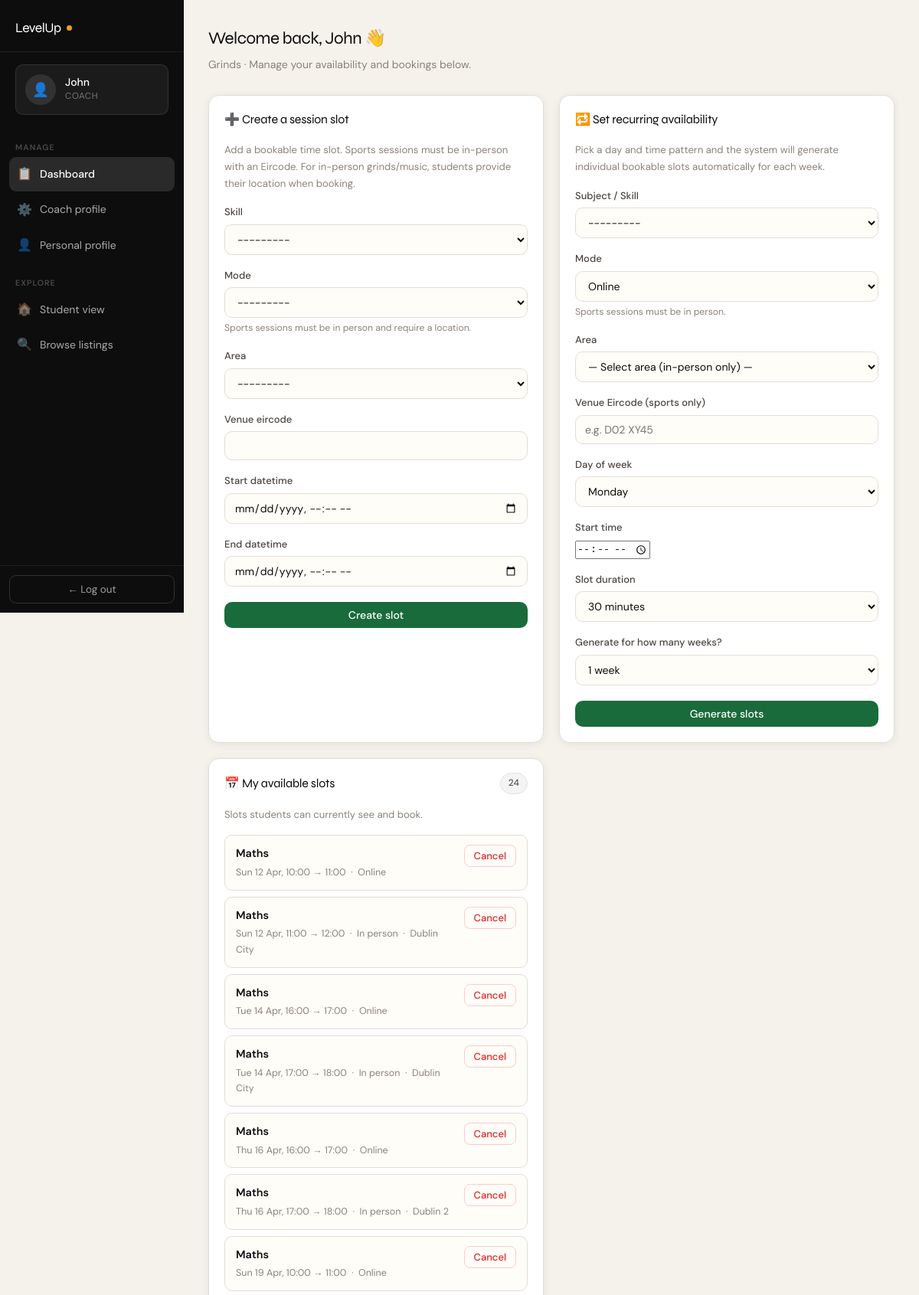
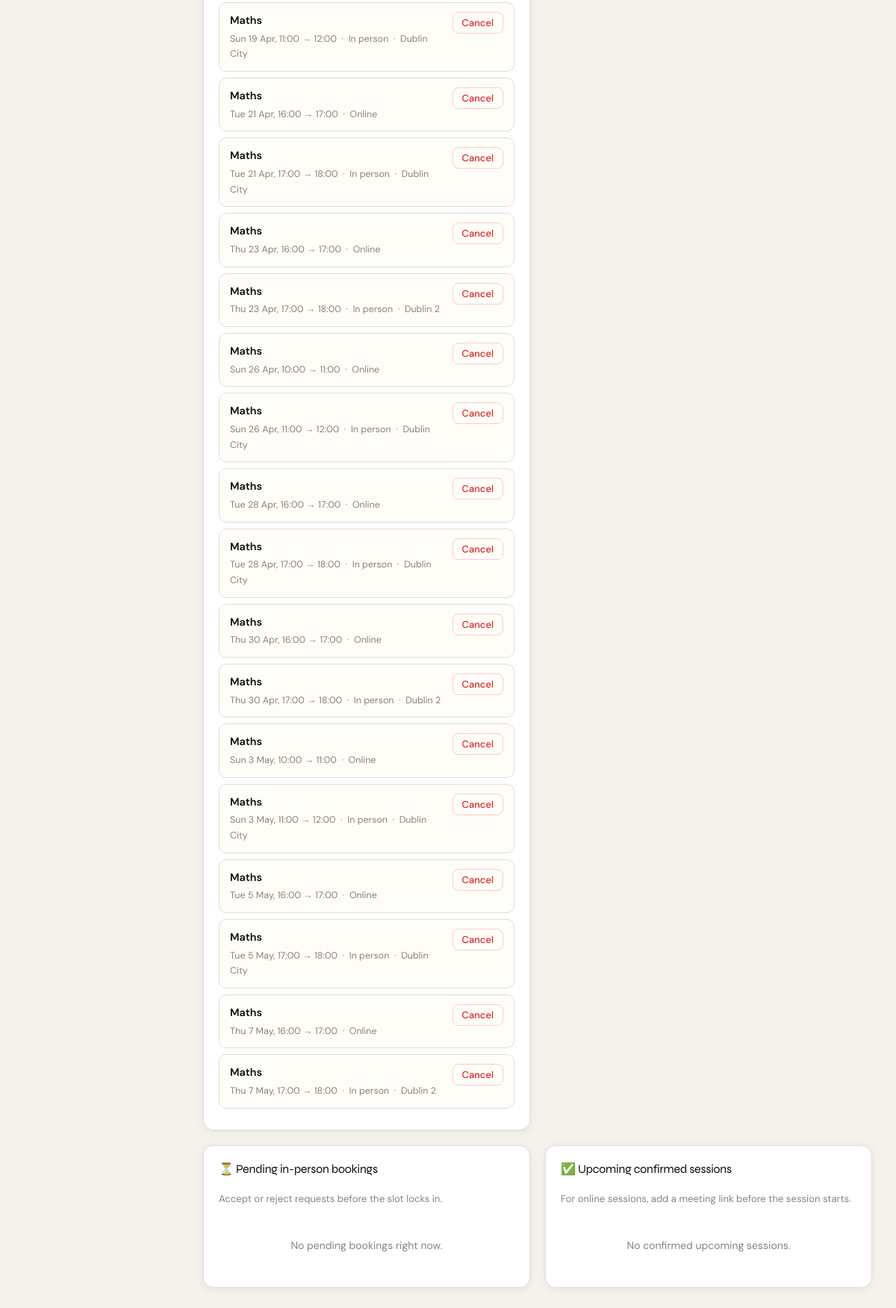
/coach/dashboard/ (signed in), run on the app's committed database (2 pictures, top to bottom).
### core/models.py (models this page shows, shortened)
class User(AbstractUser):
    class Role(models.TextChoices):
        STUDENT = "STUDENT", "Student/Parent"
        COACH = "COACH", "Coach/Teacher"
    class Gender(models.TextChoices):
        MALE = "MALE", "Male"
        FEMALE = "FEMALE", "Female"
        NON_BINARY = "NON_BINARY", "Non-binary"
        PREFER_NOT = "PREFER_NOT", "Prefer not to say"
    role = models.CharField(max_length=20, choices=Role.choices, default=Role.STUDENT)
    forename = models.CharField(max_length=80, blank=True)
    surname = models.CharField(max_length=80, blank=True)
    dob = models.DateField(null=True, blank=True)
    address = models.CharField(max_length=255, blank=True)
    gender = models.CharField(max_length=20, choices=Gender.choices, blank=True)
    bio = models.TextField(blank=True)
    profile_picture = models.ImageField(upload_to="profiles/", blank=True, null=True)
    def full_name(self) -> str:
        name = f"{self.forename} {self.surname}".strip()
        return name if name else self.username

class CoachProfile(models.Model):
    user = models.OneToOneField(User, on_delete=models.CASCADE, related_name="coach_profile")
    category = models.ForeignKey(Category, on_delete=models.PROTECT, related_name="coaches")
    teaches = models.ManyToManyField(Skill, blank=True, related_name="coaches")
    travel_areas = models.ManyToManyField(Area, blank=True, related_name="coaches")
    base_location_eircode = models.CharField(max_length=10, blank=True)
    hourly_rate = models.DecimalField(max_digits=7, decimal_places=2, default=0)
    is_verified = models.BooleanField(
        default=False,
        help_text="Manually set by admin after identity/Garda vetting check.",
    )
    def average_rating(self) -> float | None:
        reviews = self.reviews.all()
        if not reviews.exists():
            return None
        total = sum(r.stars for r in reviews)
        return round(total / reviews.count(), 1)
    def review_count(self) -> int:
        return self.reviews.count()

class Category(models.Model):
    name = models.CharField(max_length=30, unique=True)

class SessionSlot(models.Model):
    class Mode(models.TextChoices):
        ONLINE    = "ONLINE",    "Online"
        IN_PERSON = "IN_PERSON", "In person"
    class Status(models.TextChoices):
        AVAILABLE = "AVAILABLE", "Available"
        BOOKED    = "BOOKED",    "Booked"
        CANCELLED = "CANCELLED", "Cancelled"
    coach = models.ForeignKey(CoachProfile, on_delete=models.CASCADE, related_name="slots")
    skill = models.ForeignKey(Skill, on_delete=models.PROTECT, related_name="slots")
    mode  = models.CharField(max_length=20, choices=Mode.choices)
    area  = models.ForeignKey(Area, on_delete=models.PROTECT, null=True, blank=True, related_name="slots")
    venue_eircode  = models.CharField(max_length=10, blank=True)
    start_datetime = models.DateTimeField()
    end_datetime   = models.DateTimeField()
    status = models.CharField(max_length=20, choices=Status.choices, default=Status.AVAILABLE)

class Skill(models.Model):
    category = models.ForeignKey(Category, on_delete=models.CASCADE, related_name="skills")
    name = models.CharField(max_length=60)
    class Meta:
        unique_together = ("category", "name")
    def __str__(self) -> str:
        return f"{self.name} ({self.category.name})"

class Area(models.Model):
    name = models.CharField(max_length=80, unique=True)
    def __str__(self) -> str:
        return self.name

### core/views.py (the view, shortened to what this page needs)
# urls.py: path("coach/dashboard/", views.coach_dashboard, name="coach_dashboard"),
@login_required
def coach_dashboard(request):
    if request.user.role != User.Role.COACH:
        raise PermissionDenied
    coach = get_object_or_404(CoachProfile, user=request.user)
    slot_form = SessionSlotForm(coach_profile=coach)
    recurring_form = RecurringAvailabilityForm(coach_profile=coach)
    context = {
        "coach": coach,
        "slot_form": slot_form,
        "recurring_form": recurring_form,
        "pending_bookings": Booking.objects.filter(slot__coach=coach, status=Booking.Status.PENDING).select_related("student", "slot", "slot__skill", "slot__area", "child_profile"),
        "upcoming_bookings": Booking.objects.filter(slot__coach=coach, status=Booking.Status.CONFIRMED).select_related("student", "slot", "slot__skill", "slot__area", "child_profile"),
        "available_slots": SessionSlot.objects.filter(coach=coach, status=SessionSlot.Status.AVAILABLE).select_related("skill", "area").order_by("start_datetime"),
        "avg_rating": coach.average_rating(),
        "review_count": coach.review_count(),
        "recent_reviews": coach.reviews.order_by("-created_at")[:5],
    }
    return render(request, "core/coach_dashboard.html", context)

### Templates/core/coach_dashboard.html (shortened to what this page needs)
{% extends "core/base_coach.html" %}
{% block content %}
<div style="margin-bottom: 28px;">
    <div class="lu-section-title">Welcome back, {{ coach.user.forename|default:coach.user.full_name }} 👋</div>
    <div class="lu-section-sub">{{ coach.category.name }} · Manage your availability and bookings below.</div>
</div>
<div class="lu-grid-2" style="margin-bottom: 20px;">
    <div class="lu-card">
        <div class="lu-card-head">
            <div class="lu-card-title">➕ Create a session slot</div>
        </div>
        <div class="lu-card-body">
            <p style="font-size:.82rem; color:var(--muted); margin-bottom:16px;">
                Add a bookable time slot. Sports sessions must be in-person with an Eircode.
                For in-person grinds/music, students provide their location when booking.
            </p>
            <form method="post">
                {% for field in slot_form %}
                    <div class="lu-form-group">
                        <label class="lu-label" for="{{ field.id_for_label }}">{{ field.label }}</label>
                        {{ field }}
                        {% if field.help_text %}<span class="helptext">{{ field.help_text }}</span>{% endif %}
                    </div>
                {% endfor %}
                <button class="lu-btn lu-btn-primary" type="submit" style="width:100%; justify-content:center; margin-top:4px;">
                    Create slot
                </button>
            </form>
        </div>
    </div>
    <div class="lu-card">
        <div class="lu-card-head">
            <div class="lu-card-title">🔁 Set recurring availability</div>
        </div>
        <div class="lu-card-body">
            <p style="font-size:.82rem; color:var(--muted); margin-bottom:16px;">
                Pick a day and time pattern and the system will generate
                individual bookable slots automatically for each week.
            </p>
            <form method="post">
                {% for field in recurring_form %}
                    <div class="lu-form-group">
                        <label class="lu-label" for="{{ field.id_for_label }}">{{ field.label }}</label>
                        {{ field }}
                        {% if field.help_text %}
                            <span class="helptext">{{ field.help_text }}</span>
                        {% endif %}
                    </div>
                {% endfor %}
                <button class="lu-btn lu-btn-primary" type="submit"
                        style="width:100%; justify-content:center; margin-top:4px;">
                    Generate slots
                </button>
            </form>
        </div>
    </div>
    <div class="lu-card">
        <div class="lu-card-head">
            <div class="lu-card-title">📅 My available slots</div>
            <span class="lu-badge lu-badge-neutral">{{ available_slots|length }}</span>
        </div>
        <div class="lu-card-body">
            <p style="font-size:.82rem; color:var(--muted); margin-bottom:16px;">
                Slots students can currently see and book.
            </p>
            {% for s in available_slots %}
                <div class="lu-slot-item">
                    <div style="min-width:0;">
                        <div style="font-weight:600; font-size:.9rem;">{{ s.skill.name }}</div>
                        <div style="font-size:.78rem; color:var(--muted); margin-top:2px;">
                            {{ s.start_datetime|date:"D j M, H:i" }} → {{ s.end_datetime|date:"H:i" }}
                            &nbsp;·&nbsp; {{ s.get_mode_display }}
                            {% if s.mode == "IN_PERSON" %}&nbsp;·&nbsp; {{ s.area.name }}{% endif %}
                        </div>
                    </div>
                    <form method="post" action="{% url 'coach_cancel_slot' s.id %}" style="flex-shrink:0;">
                        <button type="submit" class="lu-btn lu-btn-danger-outline lu-btn-sm">Cancel</button>
                    </form>
                </div>
            {% empty %}
                <div style="text-align:center; padding:24px; color:var(--muted); font-size:.875rem;">
                    No available slots yet. Create one using the form →
                </div>
            {% endfor %}
        </div>
    </div>
</div>
<div class="lu-grid-2">
    <div class="lu-card">
        <div class="lu-card-head">
            <div class="lu-card-title">⏳ Pending in-person bookings</div>
        </div>
        <div class="lu-card-body">
            <p style="font-size:.82rem; color:var(--muted); margin-bottom:16px;">Accept or reject requests before the slot locks in.</p>
            {% for b in pending_bookings %}
                <div class="lu-slot-item" style="flex-direction:column; gap:10px; align-items:stretch;">
                    <div>
                        <div style="font-weight:600; font-size:.9rem;">{{ b.slot.skill.name }}</div>
                        <div style="font-size:.78rem; color:var(--muted); margin-top:2px;">
                            {{ b.slot.start_datetime|date:"D j M, H:i" }}
                            &nbsp;·&nbsp; {{ b.slot.area.name }}
                            {% if b.slot.venue_eircode %} ({{ b.slot.venue_eircode }}){% endif %}
                            &nbsp;·&nbsp; <b>{{ b.student.full_name }}</b>
                        </div>
                        {% if b.student_location %}
                            <div style="font-size:.78rem; color:var(--muted); margin-top:4px;">
                                📍 Student location: {{ b.student_location }}
                            </div>
                        {% endif %}
                    </div>
                    <form method="post" action="{% url 'coach_respond_booking' b.id %}" style="display:flex; gap:8px;">
                        {% csrf_token %}
                        <button class="lu-btn lu-btn-success lu-btn-sm" name="decision" value="accept" type="submit">✓ Accept</button>
                        <button class="lu-btn lu-btn-danger-outline lu-btn-sm" name="decision" value="reject" type="submit">✕ Reject</button>
                    </form>
                </div>
            {% empty %}
                <div style="text-align:center; padding:24px; color:var(--muted); font-size:.875rem;">
                    No pending bookings right now.
                </div>
            {% endfor %}
        </div>
    </div>
    <div class="lu-card">
        <div class="lu-card-head">
            <div class="lu-card-title">✅ Upcoming confirmed sessions</div>
        </div>
        <div class="lu-card-body">
            <p style="font-size:.82rem; color:var(--muted); margin-bottom:16px;">For online sessions, add a meeting link before the session starts.</p>
            {% for b in upcoming_bookings %}
                <div class="lu-slot-item" style="flex-direction:column; gap:8px; align-items:stretch;">
                    <div style="display:flex; justify-content:space-between; align-items:flex-start; gap:8px;">
                        <div>
                            <div style="font-weight:600; font-size:.9rem;">{{ b.slot.skill.name }}</div>
                            <div style="font-size:.78rem; color:var(--muted); margin-top:2px;">
                                {{ b.slot.start_datetime|date:"D j M, H:i" }}
                                &nbsp;·&nbsp; {{ b.student.full_name }}
                                &nbsp;·&nbsp;
                                {% if b.slot.mode == "ONLINE" %}
                                    <span class="lu-badge lu-badge-purple" style="font-size:.7rem;">Online</span>
                                {% else %}
                                    <span class="lu-badge lu-badge-neutral" style="font-size:.7rem;">In person</span>
                                {% endif %}
                            </div>
                        </div>
                    </div>
                    {% if b.slot.mode == "ONLINE" %}
                        <div style="font-size:.78rem; color:var(--muted);">
                            {% if b.meeting_link %}
                                🔗 <a href="{{ b.meeting_link }}" target="_blank" style="color:var(--accent);">Open meeting link</a>
                            {% else %}
                                Meeting link not set
                            {% endif %}
                        </div>
                        <div style="display:flex; gap:8px;">
                            <a class="lu-btn lu-btn-outline lu-btn-sm" href="{% url 'coach_set_meeting_link' b.id %}">Set link</a>
                            <a class="lu-btn lu-btn-dark lu-btn-sm" href="{% url 'booking_detail' b.id %}">Details</a>
                        </div>
                    {% else %}
                        <a class="lu-btn lu-btn-dark lu-btn-sm" style="align-self:flex-start;" href="{% url 'booking_detail' b.id %}">Details</a>
                    {% endif %}
                </div>
            {% empty %}
                <div style="text-align:center; padding:24px; color:var(--muted); font-size:.875rem;">
                    No confirmed upcoming sessions.
                </div>
            {% endfor %}
        </div>
    </div>
</div>
{% endblock %}

### Templates/core/base_coach.html (shortened to what this page needs)
<!DOCTYPE html>
<html lang="en">
<head>
</head>
<body>
<div class="dashboard-shell">
    <aside class="coach-sidebar">
        <a class="sidebar-brand" href="{% url 'home' %}">
            <span class="sidebar-brand-text">LevelUp</span>
            <span class="sidebar-brand-dot"></span>
        </a>
        <div class="sidebar-badge" style="margin-top: 16px;">
            {% if request.user.profile_picture %}
                <img src="{{ request.user.profile_picture.url }}" class="sidebar-avatar" alt="Profile">
            {% else %}
                <div class="sidebar-avatar">👤</div>
            {% endif %}
            <div>
                <div class="sidebar-name">{{ request.user.forename|default:request.user.username }}</div>
                <div class="sidebar-role">Coach</div>
            </div>
        </div>
        <nav class="sidebar-nav">
            <div class="sidebar-section-label">Manage</div>
            <a class="sidebar-link {% if request.resolver_match.url_name == 'coach_dashboard' %}active{% endif %}"
               href="{% url 'coach_dashboard' %}">
                <span class="sidebar-link-icon">📋</span> Dashboard
            </a>
            <a class="sidebar-link {% if request.resolver_match.url_name == 'coach_profile_edit' %}active{% endif %}"
               href="{% url 'coach_profile_edit' %}">
                <span class="sidebar-link-icon">⚙️</span> Coach profile
            </a>
            <a class="sidebar-link {% if request.resolver_match.url_name == 'my_profile' %}active{% endif %}"
               href="{% url 'my_profile' %}">
                <span class="sidebar-link-icon">👤</span> Personal profile
            </a>
            <div class="sidebar-section-label" style="margin-top:8px;">Explore</div>
            <a class="sidebar-link" href="{% url 'home' %}">
                <span class="sidebar-link-icon">🏠</span> Student view
            </a>
            <a class="sidebar-link" href="{% url 'find_lessons' %}">
                <span class="sidebar-link-icon">🔍</span> Browse listings
            </a>
        </nav>
        <div class="sidebar-footer">
            <form method="post" action="{% url 'logout' %}">
                <button type="submit" class="sidebar-logout">← Log out</button>
            </form>
        </div>
    </aside>
    <main class="coach-main lu-fadein">
        {% block content %}{% endblock %}
    </main>
</div>
</body>
</html>

### data on the page
User: user.forename "John"
CoachProfile: user.forename "John", category.name "Grinds"
SessionSlot: skill.name "Maths", start_datetime "Sun 12 Apr, 10:00", end_datetime "11:00", mode "Online"
SessionSlot: skill.name "Maths", start_datetime "Sun 12 Apr, 11:00", end_datetime "12:00", mode "In person", area.name "Dublin City"
SessionSlot: skill.name "Maths", start_datetime "Tue 14 Apr, 16:00", end_datetime "17:00", mode "Online"
SessionSlot: skill.name "Maths", start_datetime "Tue 14 Apr, 17:00", end_datetime "18:00", mode "In person", area.name "Dublin City"
SessionSlot: skill.name "Maths", start_datetime "Thu 16 Apr, 16:00", end_datetime "17:00", mode "Online"
SessionSlot: skill.name "Maths", start_datetime "Thu 16 Apr, 17:00", end_datetime "18:00", mode "In person", area.name "Dublin 2"
SessionSlot: skill.name "Maths", start_datetime "Sun 19 Apr, 10:00", end_datetime "11:00", mode "Online"
SessionSlot: skill.name "Maths", start_datetime "Sun 19 Apr, 11:00", end_datetime "12:00", mode "In person", area.name "Dublin City"
SessionSlot: skill.name "Maths", start_datetime "Tue 21 Apr, 16:00", end_datetime "17:00", mode "Online"
SessionSlot: skill.name "Maths", start_datetime "Tue 21 Apr, 17:00", end_datetime "18:00", mode "In person", area.name "Dublin City"
SessionSlot: skill.name "Maths", start_datetime "Thu 23 Apr, 16:00", end_datetime "17:00", mode "Online"
SessionSlot: skill.name "Maths", start_datetime "Thu 23 Apr, 17:00", end_datetime "18:00", mode "In person", area.name "Dublin 2"
SessionSlot: skill.name "Maths", start_datetime "Sun 26 Apr, 10:00", end_datetime "11:00", mode "Online"
SessionSlot: skill.name "Maths", start_datetime "Sun 26 Apr, 11:00", end_datetime "12:00", mode "In person", area.name "Dublin City"
SessionSlot: skill.name "Maths", start_datetime "Tue 28 Apr, 16:00", end_datetime "17:00", mode "Online"
SessionSlot: skill.name "Maths", start_datetime "Tue 28 Apr, 17:00", end_datetime "18:00", mode "In person", area.name "Dublin City"
SessionSlot: skill.name "Maths", start_datetime "Thu 30 Apr, 16:00", end_datetime "17:00", mode "Online"
SessionSlot: skill.name "Maths", start_datetime "Thu 30 Apr, 17:00", end_datetime "18:00", mode "In person", area.name "Dublin 2"
SessionSlot: skill.name "Maths", start_datetime "Sun 3 May, 10:00", end_datetime "11:00", mode "Online"
SessionSlot: skill.name "Maths", start_datetime "Sun 3 May, 11:00", end_datetime "12:00", mode "In person", area.name "Dublin City"
SessionSlot: skill.name "Maths", start_datetime "Tue 5 May, 16:00", end_datetime "17:00", mode "Online"
SessionSlot: skill.name "Maths", start_datetime "Tue 5 May, 17:00", end_datetime "18:00", mode "In person", area.name "Dublin City"
SessionSlot: skill.name "Maths", start_datetime "Thu 7 May, 16:00", end_datetime "17:00", mode "Online"
SessionSlot: skill.name "Maths", start_datetime "Thu 7 May, 17:00", end_datetime "18:00", mode "In person", area.name "Dublin 2"

### other printed values
{{ field.label }} "Skill" "Mode" "Area" "Venue eircode" "Start datetime" "End datetime"
{{ field.help_text }} "Sports sessions must be in person and require a location."
{{ field.label }} "Subject / Skill" "Mode" "Area" "Venue Eircode (sports only)" "Day of week" "Start time" "Slot duration" "Generate for how many weeks?"
{{ field.help_text }} "Sports sessions must be in person."
{{ available_slots|length }} "24"
